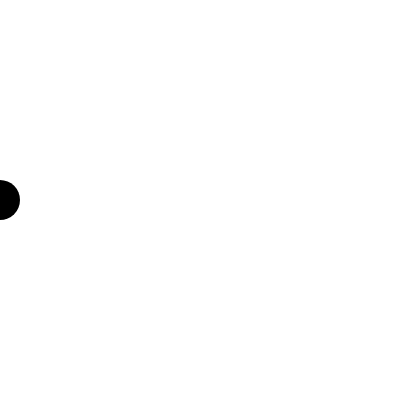
Frame 1 (no input)
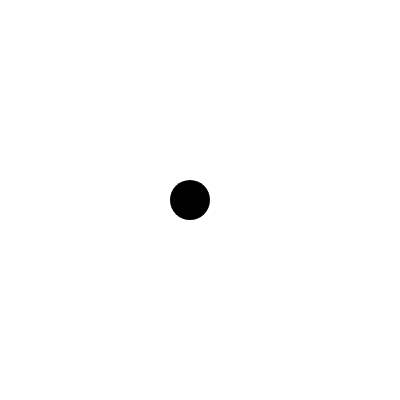
Frame 60 (no input)
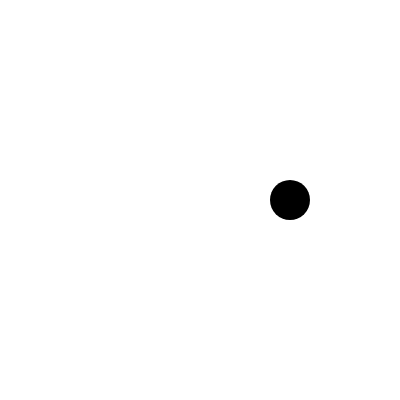
Frame 120 (the mouse pressed at the canvas centre since frame 60)

The p5.js sketch that drew these frames (run headless with seeded random() and noise() and a simulated clock; from frame 60 on, the mouse is pressed at the canvas centre):

// p5.js sketch
// ── sketch.js
let xPos=0;

function setup() {
  createCanvas(400, 400);
  frameRate(30);
}

function draw() {
  background(255);
  
  fill(0);
  noStroke();
  ellipse(xPos, height/2,40,40);
  
  xPos=constrain((xPos+5)%300,100,300);
  
}
